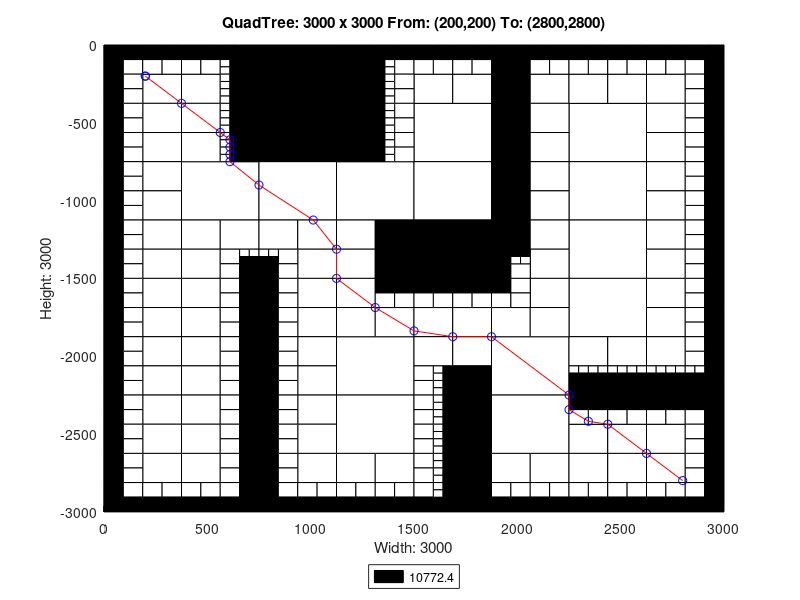

This figure's MATLAB source:
axis([0 3000 -3000 0]);
title('QuadTree: 3000 x 3000 From: (200,200) To: (2800,2800)');
xlabel('Width: 3000');
ylabel('Height: 3000');
rectangle('Position',[750 -375 375 375], 'FaceColor',[0 0 0]);
rectangle('Position',[750 -750 375 375], 'FaceColor',[0 0 0]);
rectangle('Position',[375 -1125 375 375], 'FaceColor',[1 1 1]);
rectangle('Position',[750 -1125 375 375], 'FaceColor',[1 1 1]);
rectangle('Position',[1125 -1125 375 375], 'FaceColor',[1 1 1]);
rectangle('Position',[1500 -750 375 375], 'FaceColor',[1 1 1]);
rectangle('Position',[2250 -750 375 375], 'FaceColor',[1 1 1]);
rectangle('Position',[1500 -1125 375 375], 'FaceColor',[1 1 1]);
rectangle('Position',[1500 -1500 375 375], 'FaceColor',[0 0 0]);
rectangle('Position',[2250 -1125 375 375], 'FaceColor',[1 1 1]);
rectangle('Position',[2250 -1500 375 375], 'FaceColor',[1 1 1]);
rectangle('Position',[1125 -2250 375 375], 'FaceColor',[1 1 1]);
rectangle('Position',[1125 -2625 375 375], 'FaceColor',[1 1 1]);
rectangle('Position',[1875 -2250 375 375], 'FaceColor',[1 1 1]);
rectangle('Position',[2250 -1875 375 375], 'FaceColor',[1 1 1]);
rectangle('Position',[1875 -2625 375 375], 'FaceColor',[1 1 1]);
rectangle('Position',[187.5 -375 187.5 187.5], 'FaceColor',[1 1 1]);
rectangle('Position',[375 -375 187.5 187.5], 'FaceColor',[1 1 1]);
rectangle('Position',[187.5 -562.5 187.5 187.5], 'FaceColor',[1 1 1]);
rectangle('Position',[187.5 -750 187.5 187.5], 'FaceColor',[1 1 1]);
rectangle('Position',[375 -562.5 187.5 187.5], 'FaceColor',[1 1 1]);
rectangle('Position',[375 -750 187.5 187.5], 'FaceColor',[1 1 1]);
rectangle('Position',[1125 -187.5 187.5 187.5], 'FaceColor',[0 0 0]);
rectangle('Position',[1125 -375 187.5 187.5], 'FaceColor',[0 0 0]);
rectangle('Position',[1125 -562.5 187.5 187.5], 'FaceColor',[0 0 0]);
rectangle('Position',[1125 -750 187.5 187.5], 'FaceColor',[0 0 0]);
rectangle('Position',[187.5 -937.5 187.5 187.5], 'FaceColor',[1 1 1]);
rectangle('Position',[187.5 -1125 187.5 187.5], 'FaceColor',[1 1 1]);
rectangle('Position',[187.5 -1312.5 187.5 187.5], 'FaceColor',[1 1 1]);
rectangle('Position',[187.5 -1500 187.5 187.5], 'FaceColor',[1 1 1]);
rectangle('Position',[375 -1312.5 187.5 187.5], 'FaceColor',[1 1 1]);
rectangle('Position',[562.5 -1312.5 187.5 187.5], 'FaceColor',[1 1 1]);
rectangle('Position',[375 -1500 187.5 187.5], 'FaceColor',[1 1 1]);
rectangle('Position',[750 -1312.5 187.5 187.5], 'FaceColor',[1 1 1]);
rectangle('Position',[937.5 -1312.5 187.5 187.5], 'FaceColor',[1 1 1]);
rectangle('Position',[937.5 -1500 187.5 187.5], 'FaceColor',[1 1 1]);
rectangle('Position',[1125 -1312.5 187.5 187.5], 'FaceColor',[1 1 1]);
rectangle('Position',[1312.5 -1312.5 187.5 187.5], 'FaceColor',[0 0 0]);
rectangle('Position',[1125 -1500 187.5 187.5], 'FaceColor',[1 1 1]);
rectangle('Position',[1312.5 -1500 187.5 187.5], 'FaceColor',[0 0 0]);
rectangle('Position',[1500 -375 187.5 187.5], 'FaceColor',[1 1 1]);
rectangle('Position',[1687.5 -375 187.5 187.5], 'FaceColor',[1 1 1]);
rectangle('Position',[1875 -187.5 187.5 187.5], 'FaceColor',[0 0 0]);
rectangle('Position',[1875 -375 187.5 187.5], 'FaceColor',[0 0 0]);
rectangle('Position',[2062.5 -375 187.5 187.5], 'FaceColor',[1 1 1]);
rectangle('Position',[1875 -562.5 187.5 187.5], 'FaceColor',[0 0 0]);
rectangle('Position',[2062.5 -562.5 187.5 187.5], 'FaceColor',[1 1 1]);
rectangle('Position',[1875 -750 187.5 187.5], 'FaceColor',[0 0 0]);
rectangle('Position',[2062.5 -750 187.5 187.5], 'FaceColor',[1 1 1]);
rectangle('Position',[2250 -375 187.5 187.5], 'FaceColor',[1 1 1]);
rectangle('Position',[2437.5 -375 187.5 187.5], 'FaceColor',[1 1 1]);
rectangle('Position',[2625 -375 187.5 187.5], 'FaceColor',[1 1 1]);
rectangle('Position',[2625 -562.5 187.5 187.5], 'FaceColor',[1 1 1]);
rectangle('Position',[2625 -750 187.5 187.5], 'FaceColor',[1 1 1]);
rectangle('Position',[1875 -937.5 187.5 187.5], 'FaceColor',[0 0 0]);
rectangle('Position',[2062.5 -937.5 187.5 187.5], 'FaceColor',[1 1 1]);
rectangle('Position',[1875 -1125 187.5 187.5], 'FaceColor',[0 0 0]);
rectangle('Position',[2062.5 -1125 187.5 187.5], 'FaceColor',[1 1 1]);
rectangle('Position',[1875 -1312.5 187.5 187.5], 'FaceColor',[0 0 0]);
rectangle('Position',[2062.5 -1312.5 187.5 187.5], 'FaceColor',[1 1 1]);
rectangle('Position',[2062.5 -1500 187.5 187.5], 'FaceColor',[1 1 1]);
rectangle('Position',[2625 -937.5 187.5 187.5], 'FaceColor',[1 1 1]);
rectangle('Position',[2625 -1125 187.5 187.5], 'FaceColor',[1 1 1]);
rectangle('Position',[2625 -1312.5 187.5 187.5], 'FaceColor',[1 1 1]);
rectangle('Position',[2625 -1500 187.5 187.5], 'FaceColor',[1 1 1]);
rectangle('Position',[187.5 -1687.5 187.5 187.5], 'FaceColor',[1 1 1]);
rectangle('Position',[187.5 -1875 187.5 187.5], 'FaceColor',[1 1 1]);
rectangle('Position',[375 -1687.5 187.5 187.5], 'FaceColor',[1 1 1]);
rectangle('Position',[375 -1875 187.5 187.5], 'FaceColor',[1 1 1]);
rectangle('Position',[187.5 -2062.5 187.5 187.5], 'FaceColor',[1 1 1]);
rectangle('Position',[187.5 -2250 187.5 187.5], 'FaceColor',[1 1 1]);
rectangle('Position',[375 -2062.5 187.5 187.5], 'FaceColor',[1 1 1]);
rectangle('Position',[375 -2250 187.5 187.5], 'FaceColor',[1 1 1]);
rectangle('Position',[937.5 -1687.5 187.5 187.5], 'FaceColor',[1 1 1]);
rectangle('Position',[937.5 -1875 187.5 187.5], 'FaceColor',[1 1 1]);
rectangle('Position',[1125 -1687.5 187.5 187.5], 'FaceColor',[1 1 1]);
rectangle('Position',[1125 -1875 187.5 187.5], 'FaceColor',[1 1 1]);
rectangle('Position',[1312.5 -1875 187.5 187.5], 'FaceColor',[1 1 1]);
rectangle('Position',[937.5 -2062.5 187.5 187.5], 'FaceColor',[1 1 1]);
rectangle('Position',[937.5 -2250 187.5 187.5], 'FaceColor',[1 1 1]);
rectangle('Position',[187.5 -2437.5 187.5 187.5], 'FaceColor',[1 1 1]);
rectangle('Position',[187.5 -2625 187.5 187.5], 'FaceColor',[1 1 1]);
rectangle('Position',[375 -2437.5 187.5 187.5], 'FaceColor',[1 1 1]);
rectangle('Position',[375 -2625 187.5 187.5], 'FaceColor',[1 1 1]);
rectangle('Position',[187.5 -2812.5 187.5 187.5], 'FaceColor',[1 1 1]);
rectangle('Position',[375 -2812.5 187.5 187.5], 'FaceColor',[1 1 1]);
rectangle('Position',[937.5 -2437.5 187.5 187.5], 'FaceColor',[1 1 1]);
rectangle('Position',[937.5 -2625 187.5 187.5], 'FaceColor',[1 1 1]);
rectangle('Position',[937.5 -2812.5 187.5 187.5], 'FaceColor',[1 1 1]);
rectangle('Position',[1125 -2812.5 187.5 187.5], 'FaceColor',[1 1 1]);
rectangle('Position',[1312.5 -2812.5 187.5 187.5], 'FaceColor',[1 1 1]);
rectangle('Position',[1500 -1875 187.5 187.5], 'FaceColor',[1 1 1]);
rectangle('Position',[1687.5 -1875 187.5 187.5], 'FaceColor',[1 1 1]);
rectangle('Position',[2062.5 -1687.5 187.5 187.5], 'FaceColor',[1 1 1]);
rectangle('Position',[1875 -1875 187.5 187.5], 'FaceColor',[1 1 1]);
rectangle('Position',[2062.5 -1875 187.5 187.5], 'FaceColor',[1 1 1]);
rectangle('Position',[1500 -2062.5 187.5 187.5], 'FaceColor',[1 1 1]);
rectangle('Position',[1687.5 -2062.5 187.5 187.5], 'FaceColor',[1 1 1]);
rectangle('Position',[1687.5 -2250 187.5 187.5], 'FaceColor',[0 0 0]);
rectangle('Position',[2625 -1687.5 187.5 187.5], 'FaceColor',[1 1 1]);
rectangle('Position',[2625 -1875 187.5 187.5], 'FaceColor',[1 1 1]);
rectangle('Position',[2250 -2062.5 187.5 187.5], 'FaceColor',[1 1 1]);
rectangle('Position',[2437.5 -2062.5 187.5 187.5], 'FaceColor',[1 1 1]);
rectangle('Position',[2625 -2062.5 187.5 187.5], 'FaceColor',[1 1 1]);
rectangle('Position',[1687.5 -2437.5 187.5 187.5], 'FaceColor',[0 0 0]);
rectangle('Position',[1687.5 -2625 187.5 187.5], 'FaceColor',[0 0 0]);
rectangle('Position',[1687.5 -2812.5 187.5 187.5], 'FaceColor',[0 0 0]);
rectangle('Position',[1687.5 -3000 187.5 187.5], 'FaceColor',[0 0 0]);
rectangle('Position',[1875 -2812.5 187.5 187.5], 'FaceColor',[1 1 1]);
rectangle('Position',[2062.5 -2812.5 187.5 187.5], 'FaceColor',[1 1 1]);
rectangle('Position',[2250 -2625 187.5 187.5], 'FaceColor',[1 1 1]);
rectangle('Position',[2437.5 -2625 187.5 187.5], 'FaceColor',[1 1 1]);
rectangle('Position',[2625 -2625 187.5 187.5], 'FaceColor',[1 1 1]);
rectangle('Position',[2250 -2812.5 187.5 187.5], 'FaceColor',[1 1 1]);
rectangle('Position',[2437.5 -2812.5 187.5 187.5], 'FaceColor',[1 1 1]);
rectangle('Position',[2625 -2812.5 187.5 187.5], 'FaceColor',[1 1 1]);
rectangle('Position',[0 -93.75 93.75 93.75], 'FaceColor',[0 0 0]);
rectangle('Position',[93.75 -93.75 93.75 93.75], 'FaceColor',[0 0 0]);
rectangle('Position',[0 -187.5 93.75 93.75], 'FaceColor',[0 0 0]);
rectangle('Position',[93.75 -187.5 93.75 93.75], 'FaceColor',[1 1 1]);
rectangle('Position',[187.5 -93.75 93.75 93.75], 'FaceColor',[0 0 0]);
rectangle('Position',[281.25 -93.75 93.75 93.75], 'FaceColor',[0 0 0]);
rectangle('Position',[187.5 -187.5 93.75 93.75], 'FaceColor',[1 1 1]);
rectangle('Position',[281.25 -187.5 93.75 93.75], 'FaceColor',[1 1 1]);
rectangle('Position',[0 -281.25 93.75 93.75], 'FaceColor',[0 0 0]);
rectangle('Position',[93.75 -281.25 93.75 93.75], 'FaceColor',[1 1 1]);
rectangle('Position',[0 -375 93.75 93.75], 'FaceColor',[0 0 0]);
rectangle('Position',[93.75 -375 93.75 93.75], 'FaceColor',[1 1 1]);
rectangle('Position',[375 -93.75 93.75 93.75], 'FaceColor',[0 0 0]);
rectangle('Position',[468.75 -93.75 93.75 93.75], 'FaceColor',[0 0 0]);
rectangle('Position',[375 -187.5 93.75 93.75], 'FaceColor',[1 1 1]);
rectangle('Position',[468.75 -187.5 93.75 93.75], 'FaceColor',[1 1 1]);
rectangle('Position',[562.5 -93.75 93.75 93.75], 'FaceColor',[0 0 0]);
rectangle('Position',[656.25 -93.75 93.75 93.75], 'FaceColor',[0 0 0]);
rectangle('Position',[656.25 -187.5 93.75 93.75], 'FaceColor',[0 0 0]);
rectangle('Position',[656.25 -281.25 93.75 93.75], 'FaceColor',[0 0 0]);
rectangle('Position',[656.25 -375 93.75 93.75], 'FaceColor',[0 0 0]);
rectangle('Position',[0 -468.75 93.75 93.75], 'FaceColor',[0 0 0]);
rectangle('Position',[93.75 -468.75 93.75 93.75], 'FaceColor',[1 1 1]);
rectangle('Position',[0 -562.5 93.75 93.75], 'FaceColor',[0 0 0]);
rectangle('Position',[93.75 -562.5 93.75 93.75], 'FaceColor',[1 1 1]);
rectangle('Position',[0 -656.25 93.75 93.75], 'FaceColor',[0 0 0]);
rectangle('Position',[93.75 -656.25 93.75 93.75], 'FaceColor',[1 1 1]);
rectangle('Position',[0 -750 93.75 93.75], 'FaceColor',[0 0 0]);
rectangle('Position',[93.75 -750 93.75 93.75], 'FaceColor',[1 1 1]);
rectangle('Position',[656.25 -468.75 93.75 93.75], 'FaceColor',[0 0 0]);
rectangle('Position',[656.25 -562.5 93.75 93.75], 'FaceColor',[0 0 0]);
rectangle('Position',[656.25 -656.25 93.75 93.75], 'FaceColor',[0 0 0]);
rectangle('Position',[656.25 -750 93.75 93.75], 'FaceColor',[0 0 0]);
rectangle('Position',[1312.5 -93.75 93.75 93.75], 'FaceColor',[0 0 0]);
rectangle('Position',[1406.25 -93.75 93.75 93.75], 'FaceColor',[0 0 0]);
rectangle('Position',[1406.25 -187.5 93.75 93.75], 'FaceColor',[1 1 1]);
rectangle('Position',[1406.25 -281.25 93.75 93.75], 'FaceColor',[1 1 1]);
rectangle('Position',[1406.25 -375 93.75 93.75], 'FaceColor',[1 1 1]);
rectangle('Position',[1406.25 -468.75 93.75 93.75], 'FaceColor',[1 1 1]);
rectangle('Position',[1406.25 -562.5 93.75 93.75], 'FaceColor',[1 1 1]);
rectangle('Position',[1406.25 -656.25 93.75 93.75], 'FaceColor',[1 1 1]);
rectangle('Position',[1406.25 -750 93.75 93.75], 'FaceColor',[1 1 1]);
rectangle('Position',[0 -843.75 93.75 93.75], 'FaceColor',[0 0 0]);
rectangle('Position',[93.75 -843.75 93.75 93.75], 'FaceColor',[1 1 1]);
rectangle('Position',[0 -937.5 93.75 93.75], 'FaceColor',[0 0 0]);
rectangle('Position',[93.75 -937.5 93.75 93.75], 'FaceColor',[1 1 1]);
rectangle('Position',[0 -1031.25 93.75 93.75], 'FaceColor',[0 0 0]);
rectangle('Position',[93.75 -1031.25 93.75 93.75], 'FaceColor',[1 1 1]);
rectangle('Position',[0 -1125 93.75 93.75], 'FaceColor',[0 0 0]);
rectangle('Position',[93.75 -1125 93.75 93.75], 'FaceColor',[1 1 1]);
rectangle('Position',[0 -1218.75 93.75 93.75], 'FaceColor',[0 0 0]);
rectangle('Position',[93.75 -1218.75 93.75 93.75], 'FaceColor',[1 1 1]);
rectangle('Position',[0 -1312.5 93.75 93.75], 'FaceColor',[0 0 0]);
rectangle('Position',[93.75 -1312.5 93.75 93.75], 'FaceColor',[1 1 1]);
rectangle('Position',[0 -1406.25 93.75 93.75], 'FaceColor',[0 0 0]);
rectangle('Position',[93.75 -1406.25 93.75 93.75], 'FaceColor',[1 1 1]);
rectangle('Position',[0 -1500 93.75 93.75], 'FaceColor',[0 0 0]);
rectangle('Position',[93.75 -1500 93.75 93.75], 'FaceColor',[1 1 1]);
rectangle('Position',[562.5 -1406.25 93.75 93.75], 'FaceColor',[1 1 1]);
rectangle('Position',[562.5 -1500 93.75 93.75], 'FaceColor',[1 1 1]);
rectangle('Position',[656.25 -1500 93.75 93.75], 'FaceColor',[0 0 0]);
rectangle('Position',[843.75 -1406.25 93.75 93.75], 'FaceColor',[1 1 1]);
rectangle('Position',[750 -1500 93.75 93.75], 'FaceColor',[0 0 0]);
rectangle('Position',[843.75 -1500 93.75 93.75], 'FaceColor',[1 1 1]);
rectangle('Position',[1500 -93.75 93.75 93.75], 'FaceColor',[0 0 0]);
rectangle('Position',[1593.75 -93.75 93.75 93.75], 'FaceColor',[0 0 0]);
rectangle('Position',[1500 -187.5 93.75 93.75], 'FaceColor',[1 1 1]);
rectangle('Position',[1593.75 -187.5 93.75 93.75], 'FaceColor',[1 1 1]);
rectangle('Position',[1687.5 -93.75 93.75 93.75], 'FaceColor',[0 0 0]);
rectangle('Position',[1781.25 -93.75 93.75 93.75], 'FaceColor',[0 0 0]);
rectangle('Position',[1687.5 -187.5 93.75 93.75], 'FaceColor',[1 1 1]);
rectangle('Position',[1781.25 -187.5 93.75 93.75], 'FaceColor',[1 1 1]);
rectangle('Position',[2062.5 -93.75 93.75 93.75], 'FaceColor',[0 0 0]);
rectangle('Position',[2156.25 -93.75 93.75 93.75], 'FaceColor',[0 0 0]);
rectangle('Position',[2062.5 -187.5 93.75 93.75], 'FaceColor',[1 1 1]);
rectangle('Position',[2156.25 -187.5 93.75 93.75], 'FaceColor',[1 1 1]);
rectangle('Position',[2250 -93.75 93.75 93.75], 'FaceColor',[0 0 0]);
rectangle('Position',[2343.75 -93.75 93.75 93.75], 'FaceColor',[0 0 0]);
rectangle('Position',[2250 -187.5 93.75 93.75], 'FaceColor',[1 1 1]);
rectangle('Position',[2343.75 -187.5 93.75 93.75], 'FaceColor',[1 1 1]);
rectangle('Position',[2437.5 -93.75 93.75 93.75], 'FaceColor',[0 0 0]);
rectangle('Position',[2531.25 -93.75 93.75 93.75], 'FaceColor',[0 0 0]);
rectangle('Position',[2437.5 -187.5 93.75 93.75], 'FaceColor',[1 1 1]);
rectangle('Position',[2531.25 -187.5 93.75 93.75], 'FaceColor',[1 1 1]);
rectangle('Position',[2625 -93.75 93.75 93.75], 'FaceColor',[0 0 0]);
rectangle('Position',[2718.75 -93.75 93.75 93.75], 'FaceColor',[0 0 0]);
rectangle('Position',[2625 -187.5 93.75 93.75], 'FaceColor',[1 1 1]);
rectangle('Position',[2718.75 -187.5 93.75 93.75], 'FaceColor',[1 1 1]);
rectangle('Position',[2812.5 -93.75 93.75 93.75], 'FaceColor',[0 0 0]);
rectangle('Position',[2906.25 -93.75 93.75 93.75], 'FaceColor',[0 0 0]);
rectangle('Position',[2812.5 -187.5 93.75 93.75], 'FaceColor',[1 1 1]);
rectangle('Position',[2906.25 -187.5 93.75 93.75], 'FaceColor',[0 0 0]);
rectangle('Position',[2812.5 -281.25 93.75 93.75], 'FaceColor',[1 1 1]);
rectangle('Position',[2906.25 -281.25 93.75 93.75], 'FaceColor',[0 0 0]);
rectangle('Position',[2812.5 -375 93.75 93.75], 'FaceColor',[1 1 1]);
rectangle('Position',[2906.25 -375 93.75 93.75], 'FaceColor',[0 0 0]);
rectangle('Position',[2812.5 -468.75 93.75 93.75], 'FaceColor',[1 1 1]);
rectangle('Position',[2906.25 -468.75 93.75 93.75], 'FaceColor',[0 0 0]);
rectangle('Position',[2812.5 -562.5 93.75 93.75], 'FaceColor',[1 1 1]);
rectangle('Position',[2906.25 -562.5 93.75 93.75], 'FaceColor',[0 0 0]);
rectangle('Position',[2812.5 -656.25 93.75 93.75], 'FaceColor',[1 1 1]);
rectangle('Position',[2906.25 -656.25 93.75 93.75], 'FaceColor',[0 0 0]);
rectangle('Position',[2812.5 -750 93.75 93.75], 'FaceColor',[1 1 1]);
rectangle('Position',[2906.25 -750 93.75 93.75], 'FaceColor',[0 0 0]);
rectangle('Position',[1875 -1406.25 93.75 93.75], 'FaceColor',[0 0 0]);
rectangle('Position',[1875 -1500 93.75 93.75], 'FaceColor',[0 0 0]);
rectangle('Position',[1968.75 -1500 93.75 93.75], 'FaceColor',[1 1 1]);
rectangle('Position',[2812.5 -843.75 93.75 93.75], 'FaceColor',[1 1 1]);
rectangle('Position',[2906.25 -843.75 93.75 93.75], 'FaceColor',[0 0 0]);
rectangle('Position',[2812.5 -937.5 93.75 93.75], 'FaceColor',[1 1 1]);
rectangle('Position',[2906.25 -937.5 93.75 93.75], 'FaceColor',[0 0 0]);
rectangle('Position',[2812.5 -1031.25 93.75 93.75], 'FaceColor',[1 1 1]);
rectangle('Position',[2906.25 -1031.25 93.75 93.75], 'FaceColor',[0 0 0]);
rectangle('Position',[2812.5 -1125 93.75 93.75], 'FaceColor',[1 1 1]);
rectangle('Position',[2906.25 -1125 93.75 93.75], 'FaceColor',[0 0 0]);
rectangle('Position',[2812.5 -1218.75 93.75 93.75], 'FaceColor',[1 1 1]);
rectangle('Position',[2906.25 -1218.75 93.75 93.75], 'FaceColor',[0 0 0]);
rectangle('Position',[2812.5 -1312.5 93.75 93.75], 'FaceColor',[1 1 1]);
rectangle('Position',[2906.25 -1312.5 93.75 93.75], 'FaceColor',[0 0 0]);
rectangle('Position',[2812.5 -1406.25 93.75 93.75], 'FaceColor',[1 1 1]);
rectangle('Position',[2906.25 -1406.25 93.75 93.75], 'FaceColor',[0 0 0]);
rectangle('Position',[2812.5 -1500 93.75 93.75], 'FaceColor',[1 1 1]);
rectangle('Position',[2906.25 -1500 93.75 93.75], 'FaceColor',[0 0 0]);
rectangle('Position',[0 -1593.75 93.75 93.75], 'FaceColor',[0 0 0]);
rectangle('Position',[93.75 -1593.75 93.75 93.75], 'FaceColor',[1 1 1]);
rectangle('Position',[0 -1687.5 93.75 93.75], 'FaceColor',[0 0 0]);
rectangle('Position',[93.75 -1687.5 93.75 93.75], 'FaceColor',[1 1 1]);
rectangle('Position',[0 -1781.25 93.75 93.75], 'FaceColor',[0 0 0]);
rectangle('Position',[93.75 -1781.25 93.75 93.75], 'FaceColor',[1 1 1]);
rectangle('Position',[0 -1875 93.75 93.75], 'FaceColor',[0 0 0]);
rectangle('Position',[93.75 -1875 93.75 93.75], 'FaceColor',[1 1 1]);
rectangle('Position',[562.5 -1593.75 93.75 93.75], 'FaceColor',[1 1 1]);
rectangle('Position',[656.25 -1593.75 93.75 93.75], 'FaceColor',[0 0 0]);
rectangle('Position',[562.5 -1687.5 93.75 93.75], 'FaceColor',[1 1 1]);
rectangle('Position',[656.25 -1687.5 93.75 93.75], 'FaceColor',[0 0 0]);
rectangle('Position',[562.5 -1781.25 93.75 93.75], 'FaceColor',[1 1 1]);
rectangle('Position',[656.25 -1781.25 93.75 93.75], 'FaceColor',[0 0 0]);
rectangle('Position',[562.5 -1875 93.75 93.75], 'FaceColor',[1 1 1]);
rectangle('Position',[656.25 -1875 93.75 93.75], 'FaceColor',[0 0 0]);
rectangle('Position',[0 -1968.75 93.75 93.75], 'FaceColor',[0 0 0]);
rectangle('Position',[93.75 -1968.75 93.75 93.75], 'FaceColor',[1 1 1]);
rectangle('Position',[0 -2062.5 93.75 93.75], 'FaceColor',[0 0 0]);
rectangle('Position',[93.75 -2062.5 93.75 93.75], 'FaceColor',[1 1 1]);
rectangle('Position',[0 -2156.25 93.75 93.75], 'FaceColor',[0 0 0]);
rectangle('Position',[93.75 -2156.25 93.75 93.75], 'FaceColor',[1 1 1]);
rectangle('Position',[0 -2250 93.75 93.75], 'FaceColor',[0 0 0]);
rectangle('Position',[93.75 -2250 93.75 93.75], 'FaceColor',[1 1 1]);
rectangle('Position',[562.5 -1968.75 93.75 93.75], 'FaceColor',[1 1 1]);
rectangle('Position',[656.25 -1968.75 93.75 93.75], 'FaceColor',[0 0 0]);
rectangle('Position',[562.5 -2062.5 93.75 93.75], 'FaceColor',[1 1 1]);
rectangle('Position',[656.25 -2062.5 93.75 93.75], 'FaceColor',[0 0 0]);
rectangle('Position',[562.5 -2156.25 93.75 93.75], 'FaceColor',[1 1 1]);
rectangle('Position',[656.25 -2156.25 93.75 93.75], 'FaceColor',[0 0 0]);
rectangle('Position',[562.5 -2250 93.75 93.75], 'FaceColor',[1 1 1]);
rectangle('Position',[656.25 -2250 93.75 93.75], 'FaceColor',[0 0 0]);
rectangle('Position',[750 -1593.75 93.75 93.75], 'FaceColor',[0 0 0]);
rectangle('Position',[843.75 -1593.75 93.75 93.75], 'FaceColor',[1 1 1]);
rectangle('Position',[750 -1687.5 93.75 93.75], 'FaceColor',[0 0 0]);
rectangle('Position',[843.75 -1687.5 93.75 93.75], 'FaceColor',[1 1 1]);
rectangle('Position',[750 -1781.25 93.75 93.75], 'FaceColor',[0 0 0]);
rectangle('Position',[843.75 -1781.25 93.75 93.75], 'FaceColor',[1 1 1]);
rectangle('Position',[750 -1875 93.75 93.75], 'FaceColor',[0 0 0]);
rectangle('Position',[843.75 -1875 93.75 93.75], 'FaceColor',[1 1 1]);
rectangle('Position',[1312.5 -1593.75 93.75 93.75], 'FaceColor',[0 0 0]);
rectangle('Position',[1406.25 -1593.75 93.75 93.75], 'FaceColor',[0 0 0]);
rectangle('Position',[1312.5 -1687.5 93.75 93.75], 'FaceColor',[1 1 1]);
rectangle('Position',[1406.25 -1687.5 93.75 93.75], 'FaceColor',[1 1 1]);
rectangle('Position',[750 -1968.75 93.75 93.75], 'FaceColor',[0 0 0]);
rectangle('Position',[843.75 -1968.75 93.75 93.75], 'FaceColor',[1 1 1]);
rectangle('Position',[750 -2062.5 93.75 93.75], 'FaceColor',[0 0 0]);
rectangle('Position',[843.75 -2062.5 93.75 93.75], 'FaceColor',[1 1 1]);
rectangle('Position',[750 -2156.25 93.75 93.75], 'FaceColor',[0 0 0]);
rectangle('Position',[843.75 -2156.25 93.75 93.75], 'FaceColor',[1 1 1]);
rectangle('Position',[750 -2250 93.75 93.75], 'FaceColor',[0 0 0]);
rectangle('Position',[843.75 -2250 93.75 93.75], 'FaceColor',[1 1 1]);
rectangle('Position',[0 -2343.75 93.75 93.75], 'FaceColor',[0 0 0]);
rectangle('Position',[93.75 -2343.75 93.75 93.75], 'FaceColor',[1 1 1]);
rectangle('Position',[0 -2437.5 93.75 93.75], 'FaceColor',[0 0 0]);
rectangle('Position',[93.75 -2437.5 93.75 93.75], 'FaceColor',[1 1 1]);
rectangle('Position',[0 -2531.25 93.75 93.75], 'FaceColor',[0 0 0]);
rectangle('Position',[93.75 -2531.25 93.75 93.75], 'FaceColor',[1 1 1]);
rectangle('Position',[0 -2625 93.75 93.75], 'FaceColor',[0 0 0]);
rectangle('Position',[93.75 -2625 93.75 93.75], 'FaceColor',[1 1 1]);
rectangle('Position',[562.5 -2343.75 93.75 93.75], 'FaceColor',[1 1 1]);
rectangle('Position',[656.25 -2343.75 93.75 93.75], 'FaceColor',[0 0 0]);
rectangle('Position',[562.5 -2437.5 93.75 93.75], 'FaceColor',[1 1 1]);
rectangle('Position',[656.25 -2437.5 93.75 93.75], 'FaceColor',[0 0 0]);
rectangle('Position',[562.5 -2531.25 93.75 93.75], 'FaceColor',[1 1 1]);
rectangle('Position',[656.25 -2531.25 93.75 93.75], 'FaceColor',[0 0 0]);
rectangle('Position',[562.5 -2625 93.75 93.75], 'FaceColor',[1 1 1]);
rectangle('Position',[656.25 -2625 93.75 93.75], 'FaceColor',[0 0 0]);
rectangle('Position',[0 -2718.75 93.75 93.75], 'FaceColor',[0 0 0]);
rectangle('Position',[93.75 -2718.75 93.75 93.75], 'FaceColor',[1 1 1]);
rectangle('Position',[0 -2812.5 93.75 93.75], 'FaceColor',[0 0 0]);
rectangle('Position',[93.75 -2812.5 93.75 93.75], 'FaceColor',[1 1 1]);
rectangle('Position',[0 -2906.25 93.75 93.75], 'FaceColor',[0 0 0]);
rectangle('Position',[93.75 -2906.25 93.75 93.75], 'FaceColor',[1 1 1]);
rectangle('Position',[0 -3000 93.75 93.75], 'FaceColor',[0 0 0]);
rectangle('Position',[93.75 -3000 93.75 93.75], 'FaceColor',[0 0 0]);
rectangle('Position',[187.5 -2906.25 93.75 93.75], 'FaceColor',[1 1 1]);
rectangle('Position',[281.25 -2906.25 93.75 93.75], 'FaceColor',[1 1 1]);
rectangle('Position',[187.5 -3000 93.75 93.75], 'FaceColor',[0 0 0]);
rectangle('Position',[281.25 -3000 93.75 93.75], 'FaceColor',[0 0 0]);
rectangle('Position',[562.5 -2718.75 93.75 93.75], 'FaceColor',[1 1 1]);
rectangle('Position',[656.25 -2718.75 93.75 93.75], 'FaceColor',[0 0 0]);
rectangle('Position',[562.5 -2812.5 93.75 93.75], 'FaceColor',[1 1 1]);
rectangle('Position',[656.25 -2812.5 93.75 93.75], 'FaceColor',[0 0 0]);
rectangle('Position',[375 -2906.25 93.75 93.75], 'FaceColor',[1 1 1]);
rectangle('Position',[468.75 -2906.25 93.75 93.75], 'FaceColor',[1 1 1]);
rectangle('Position',[375 -3000 93.75 93.75], 'FaceColor',[0 0 0]);
rectangle('Position',[468.75 -3000 93.75 93.75], 'FaceColor',[0 0 0]);
rectangle('Position',[562.5 -2906.25 93.75 93.75], 'FaceColor',[1 1 1]);
rectangle('Position',[656.25 -2906.25 93.75 93.75], 'FaceColor',[0 0 0]);
rectangle('Position',[562.5 -3000 93.75 93.75], 'FaceColor',[0 0 0]);
rectangle('Position',[656.25 -3000 93.75 93.75], 'FaceColor',[0 0 0]);
rectangle('Position',[750 -2343.75 93.75 93.75], 'FaceColor',[0 0 0]);
rectangle('Position',[843.75 -2343.75 93.75 93.75], 'FaceColor',[1 1 1]);
rectangle('Position',[750 -2437.5 93.75 93.75], 'FaceColor',[0 0 0]);
rectangle('Position',[843.75 -2437.5 93.75 93.75], 'FaceColor',[1 1 1]);
rectangle('Position',[750 -2531.25 93.75 93.75], 'FaceColor',[0 0 0]);
rectangle('Position',[843.75 -2531.25 93.75 93.75], 'FaceColor',[1 1 1]);
rectangle('Position',[750 -2625 93.75 93.75], 'FaceColor',[0 0 0]);
rectangle('Position',[843.75 -2625 93.75 93.75], 'FaceColor',[1 1 1]);
rectangle('Position',[750 -2718.75 93.75 93.75], 'FaceColor',[0 0 0]);
rectangle('Position',[843.75 -2718.75 93.75 93.75], 'FaceColor',[1 1 1]);
rectangle('Position',[750 -2812.5 93.75 93.75], 'FaceColor',[0 0 0]);
rectangle('Position',[843.75 -2812.5 93.75 93.75], 'FaceColor',[1 1 1]);
rectangle('Position',[750 -2906.25 93.75 93.75], 'FaceColor',[0 0 0]);
rectangle('Position',[843.75 -2906.25 93.75 93.75], 'FaceColor',[1 1 1]);
rectangle('Position',[750 -3000 93.75 93.75], 'FaceColor',[0 0 0]);
rectangle('Position',[843.75 -3000 93.75 93.75], 'FaceColor',[0 0 0]);
rectangle('Position',[937.5 -2906.25 93.75 93.75], 'FaceColor',[1 1 1]);
rectangle('Position',[1031.25 -2906.25 93.75 93.75], 'FaceColor',[1 1 1]);
rectangle('Position',[937.5 -3000 93.75 93.75], 'FaceColor',[0 0 0]);
rectangle('Position',[1031.25 -3000 93.75 93.75], 'FaceColor',[0 0 0]);
rectangle('Position',[1125 -2906.25 93.75 93.75], 'FaceColor',[1 1 1]);
rectangle('Position',[1218.75 -2906.25 93.75 93.75], 'FaceColor',[1 1 1]);
rectangle('Position',[1125 -3000 93.75 93.75], 'FaceColor',[0 0 0]);
rectangle('Position',[1218.75 -3000 93.75 93.75], 'FaceColor',[0 0 0]);
rectangle('Position',[1312.5 -2906.25 93.75 93.75], 'FaceColor',[1 1 1]);
rectangle('Position',[1406.25 -2906.25 93.75 93.75], 'FaceColor',[1 1 1]);
rectangle('Position',[1312.5 -3000 93.75 93.75], 'FaceColor',[0 0 0]);
rectangle('Position',[1406.25 -3000 93.75 93.75], 'FaceColor',[0 0 0]);
rectangle('Position',[1500 -1593.75 93.75 93.75], 'FaceColor',[0 0 0]);
rectangle('Position',[1593.75 -1593.75 93.75 93.75], 'FaceColor',[0 0 0]);
rectangle('Position',[1500 -1687.5 93.75 93.75], 'FaceColor',[1 1 1]);
rectangle('Position',[1593.75 -1687.5 93.75 93.75], 'FaceColor',[1 1 1]);
rectangle('Position',[1687.5 -1593.75 93.75 93.75], 'FaceColor',[0 0 0]);
rectangle('Position',[1781.25 -1593.75 93.75 93.75], 'FaceColor',[0 0 0]);
rectangle('Position',[1687.5 -1687.5 93.75 93.75], 'FaceColor',[1 1 1]);
rectangle('Position',[1781.25 -1687.5 93.75 93.75], 'FaceColor',[1 1 1]);
rectangle('Position',[1875 -1593.75 93.75 93.75], 'FaceColor',[0 0 0]);
rectangle('Position',[1968.75 -1593.75 93.75 93.75], 'FaceColor',[1 1 1]);
rectangle('Position',[1875 -1687.5 93.75 93.75], 'FaceColor',[1 1 1]);
rectangle('Position',[1968.75 -1687.5 93.75 93.75], 'FaceColor',[1 1 1]);
rectangle('Position',[1500 -2156.25 93.75 93.75], 'FaceColor',[1 1 1]);
rectangle('Position',[1500 -2250 93.75 93.75], 'FaceColor',[1 1 1]);
rectangle('Position',[2812.5 -1593.75 93.75 93.75], 'FaceColor',[1 1 1]);
rectangle('Position',[2906.25 -1593.75 93.75 93.75], 'FaceColor',[0 0 0]);
rectangle('Position',[2812.5 -1687.5 93.75 93.75], 'FaceColor',[1 1 1]);
rectangle('Position',[2906.25 -1687.5 93.75 93.75], 'FaceColor',[0 0 0]);
rectangle('Position',[2812.5 -1781.25 93.75 93.75], 'FaceColor',[1 1 1]);
rectangle('Position',[2906.25 -1781.25 93.75 93.75], 'FaceColor',[0 0 0]);
rectangle('Position',[2812.5 -1875 93.75 93.75], 'FaceColor',[1 1 1]);
rectangle('Position',[2906.25 -1875 93.75 93.75], 'FaceColor',[0 0 0]);
rectangle('Position',[2250 -2250 93.75 93.75], 'FaceColor',[0 0 0]);
rectangle('Position',[2343.75 -2250 93.75 93.75], 'FaceColor',[0 0 0]);
rectangle('Position',[2437.5 -2250 93.75 93.75], 'FaceColor',[0 0 0]);
rectangle('Position',[2531.25 -2250 93.75 93.75], 'FaceColor',[0 0 0]);
rectangle('Position',[2812.5 -1968.75 93.75 93.75], 'FaceColor',[1 1 1]);
rectangle('Position',[2906.25 -1968.75 93.75 93.75], 'FaceColor',[0 0 0]);
rectangle('Position',[2812.5 -2062.5 93.75 93.75], 'FaceColor',[1 1 1]);
rectangle('Position',[2906.25 -2062.5 93.75 93.75], 'FaceColor',[0 0 0]);
rectangle('Position',[2625 -2250 93.75 93.75], 'FaceColor',[0 0 0]);
rectangle('Position',[2718.75 -2250 93.75 93.75], 'FaceColor',[0 0 0]);
rectangle('Position',[2906.25 -2156.25 93.75 93.75], 'FaceColor',[0 0 0]);
rectangle('Position',[2812.5 -2250 93.75 93.75], 'FaceColor',[0 0 0]);
rectangle('Position',[2906.25 -2250 93.75 93.75], 'FaceColor',[0 0 0]);
rectangle('Position',[1500 -2343.75 93.75 93.75], 'FaceColor',[1 1 1]);
rectangle('Position',[1500 -2437.5 93.75 93.75], 'FaceColor',[1 1 1]);
rectangle('Position',[1500 -2531.25 93.75 93.75], 'FaceColor',[1 1 1]);
rectangle('Position',[1500 -2625 93.75 93.75], 'FaceColor',[1 1 1]);
rectangle('Position',[1500 -2718.75 93.75 93.75], 'FaceColor',[1 1 1]);
rectangle('Position',[1500 -2812.5 93.75 93.75], 'FaceColor',[1 1 1]);
rectangle('Position',[1500 -2906.25 93.75 93.75], 'FaceColor',[1 1 1]);
rectangle('Position',[1500 -3000 93.75 93.75], 'FaceColor',[0 0 0]);
rectangle('Position',[1593.75 -3000 93.75 93.75], 'FaceColor',[0 0 0]);
rectangle('Position',[1875 -2906.25 93.75 93.75], 'FaceColor',[1 1 1]);
rectangle('Position',[1968.75 -2906.25 93.75 93.75], 'FaceColor',[1 1 1]);
rectangle('Position',[1875 -3000 93.75 93.75], 'FaceColor',[0 0 0]);
rectangle('Position',[1968.75 -3000 93.75 93.75], 'FaceColor',[0 0 0]);
rectangle('Position',[2062.5 -2906.25 93.75 93.75], 'FaceColor',[1 1 1]);
rectangle('Position',[2156.25 -2906.25 93.75 93.75], 'FaceColor',[1 1 1]);
rectangle('Position',[2062.5 -3000 93.75 93.75], 'FaceColor',[0 0 0]);
rectangle('Position',[2156.25 -3000 93.75 93.75], 'FaceColor',[0 0 0]);
rectangle('Position',[2250 -2343.75 93.75 93.75], 'FaceColor',[0 0 0]);
rectangle('Position',[2343.75 -2343.75 93.75 93.75], 'FaceColor',[0 0 0]);
rectangle('Position',[2250 -2437.5 93.75 93.75], 'FaceColor',[1 1 1]);
rectangle('Position',[2343.75 -2437.5 93.75 93.75], 'FaceColor',[1 1 1]);
rectangle('Position',[2437.5 -2343.75 93.75 93.75], 'FaceColor',[0 0 0]);
rectangle('Position',[2531.25 -2343.75 93.75 93.75], 'FaceColor',[0 0 0]);
rectangle('Position',[2437.5 -2437.5 93.75 93.75], 'FaceColor',[1 1 1]);
rectangle('Position',[2531.25 -2437.5 93.75 93.75], 'FaceColor',[1 1 1]);
rectangle('Position',[2625 -2343.75 93.75 93.75], 'FaceColor',[0 0 0]);
rectangle('Position',[2718.75 -2343.75 93.75 93.75], 'FaceColor',[0 0 0]);
rectangle('Position',[2625 -2437.5 93.75 93.75], 'FaceColor',[1 1 1]);
rectangle('Position',[2718.75 -2437.5 93.75 93.75], 'FaceColor',[1 1 1]);
rectangle('Position',[2812.5 -2343.75 93.75 93.75], 'FaceColor',[0 0 0]);
rectangle('Position',[2906.25 -2343.75 93.75 93.75], 'FaceColor',[0 0 0]);
rectangle('Position',[2812.5 -2437.5 93.75 93.75], 'FaceColor',[1 1 1]);
rectangle('Position',[2906.25 -2437.5 93.75 93.75], 'FaceColor',[0 0 0]);
rectangle('Position',[2812.5 -2531.25 93.75 93.75], 'FaceColor',[1 1 1]);
rectangle('Position',[2906.25 -2531.25 93.75 93.75], 'FaceColor',[0 0 0]);
rectangle('Position',[2812.5 -2625 93.75 93.75], 'FaceColor',[1 1 1]);
rectangle('Position',[2906.25 -2625 93.75 93.75], 'FaceColor',[0 0 0]);
rectangle('Position',[2250 -2906.25 93.75 93.75], 'FaceColor',[1 1 1]);
rectangle('Position',[2343.75 -2906.25 93.75 93.75], 'FaceColor',[1 1 1]);
rectangle('Position',[2250 -3000 93.75 93.75], 'FaceColor',[0 0 0]);
rectangle('Position',[2343.75 -3000 93.75 93.75], 'FaceColor',[0 0 0]);
rectangle('Position',[2437.5 -2906.25 93.75 93.75], 'FaceColor',[1 1 1]);
rectangle('Position',[2531.25 -2906.25 93.75 93.75], 'FaceColor',[1 1 1]);
rectangle('Position',[2437.5 -3000 93.75 93.75], 'FaceColor',[0 0 0]);
rectangle('Position',[2531.25 -3000 93.75 93.75], 'FaceColor',[0 0 0]);
rectangle('Position',[2812.5 -2718.75 93.75 93.75], 'FaceColor',[1 1 1]);
rectangle('Position',[2906.25 -2718.75 93.75 93.75], 'FaceColor',[0 0 0]);
rectangle('Position',[2812.5 -2812.5 93.75 93.75], 'FaceColor',[1 1 1]);
rectangle('Position',[2906.25 -2812.5 93.75 93.75], 'FaceColor',[0 0 0]);
rectangle('Position',[2625 -2906.25 93.75 93.75], 'FaceColor',[1 1 1]);
rectangle('Position',[2718.75 -2906.25 93.75 93.75], 'FaceColor',[1 1 1]);
rectangle('Position',[2625 -3000 93.75 93.75], 'FaceColor',[0 0 0]);
rectangle('Position',[2718.75 -3000 93.75 93.75], 'FaceColor',[0 0 0]);
rectangle('Position',[2812.5 -2906.25 93.75 93.75], 'FaceColor',[1 1 1]);
rectangle('Position',[2906.25 -2906.25 93.75 93.75], 'FaceColor',[0 0 0]);
rectangle('Position',[2812.5 -3000 93.75 93.75], 'FaceColor',[0 0 0]);
rectangle('Position',[2906.25 -3000 93.75 93.75], 'FaceColor',[0 0 0]);
rectangle('Position',[562.5 -140.625 46.875 46.875], 'FaceColor',[1 1 1]);
rectangle('Position',[609.375 -140.625 46.875 46.875], 'FaceColor',[0 0 0]);
rectangle('Position',[562.5 -187.5 46.875 46.875], 'FaceColor',[1 1 1]);
rectangle('Position',[609.375 -187.5 46.875 46.875], 'FaceColor',[0 0 0]);
rectangle('Position',[562.5 -234.375 46.875 46.875], 'FaceColor',[1 1 1]);
rectangle('Position',[609.375 -234.375 46.875 46.875], 'FaceColor',[0 0 0]);
rectangle('Position',[562.5 -281.25 46.875 46.875], 'FaceColor',[1 1 1]);
rectangle('Position',[609.375 -281.25 46.875 46.875], 'FaceColor',[0 0 0]);
rectangle('Position',[562.5 -328.125 46.875 46.875], 'FaceColor',[1 1 1]);
rectangle('Position',[609.375 -328.125 46.875 46.875], 'FaceColor',[0 0 0]);
rectangle('Position',[562.5 -375 46.875 46.875], 'FaceColor',[1 1 1]);
rectangle('Position',[609.375 -375 46.875 46.875], 'FaceColor',[0 0 0]);
rectangle('Position',[562.5 -421.875 46.875 46.875], 'FaceColor',[1 1 1]);
rectangle('Position',[609.375 -421.875 46.875 46.875], 'FaceColor',[0 0 0]);
rectangle('Position',[562.5 -468.75 46.875 46.875], 'FaceColor',[1 1 1]);
rectangle('Position',[609.375 -468.75 46.875 46.875], 'FaceColor',[0 0 0]);
rectangle('Position',[562.5 -515.625 46.875 46.875], 'FaceColor',[1 1 1]);
rectangle('Position',[609.375 -515.625 46.875 46.875], 'FaceColor',[0 0 0]);
rectangle('Position',[562.5 -562.5 46.875 46.875], 'FaceColor',[1 1 1]);
rectangle('Position',[609.375 -562.5 46.875 46.875], 'FaceColor',[0 0 0]);
rectangle('Position',[562.5 -609.375 46.875 46.875], 'FaceColor',[1 1 1]);
rectangle('Position',[609.375 -609.375 46.875 46.875], 'FaceColor',[0 0 0]);
rectangle('Position',[562.5 -656.25 46.875 46.875], 'FaceColor',[1 1 1]);
rectangle('Position',[609.375 -656.25 46.875 46.875], 'FaceColor',[0 0 0]);
rectangle('Position',[562.5 -703.125 46.875 46.875], 'FaceColor',[1 1 1]);
rectangle('Position',[609.375 -703.125 46.875 46.875], 'FaceColor',[0 0 0]);
rectangle('Position',[562.5 -750 46.875 46.875], 'FaceColor',[1 1 1]);
rectangle('Position',[609.375 -750 46.875 46.875], 'FaceColor',[0 0 0]);
rectangle('Position',[1312.5 -140.625 46.875 46.875], 'FaceColor',[0 0 0]);
rectangle('Position',[1359.38 -140.625 46.875 46.875], 'FaceColor',[1 1 1]);
rectangle('Position',[1312.5 -187.5 46.875 46.875], 'FaceColor',[0 0 0]);
rectangle('Position',[1359.38 -187.5 46.875 46.875], 'FaceColor',[1 1 1]);
rectangle('Position',[1312.5 -234.375 46.875 46.875], 'FaceColor',[0 0 0]);
rectangle('Position',[1359.38 -234.375 46.875 46.875], 'FaceColor',[1 1 1]);
rectangle('Position',[1312.5 -281.25 46.875 46.875], 'FaceColor',[0 0 0]);
rectangle('Position',[1359.38 -281.25 46.875 46.875], 'FaceColor',[1 1 1]);
rectangle('Position',[1312.5 -328.125 46.875 46.875], 'FaceColor',[0 0 0]);
rectangle('Position',[1359.38 -328.125 46.875 46.875], 'FaceColor',[1 1 1]);
rectangle('Position',[1312.5 -375 46.875 46.875], 'FaceColor',[0 0 0]);
rectangle('Position',[1359.38 -375 46.875 46.875], 'FaceColor',[1 1 1]);
rectangle('Position',[1312.5 -421.875 46.875 46.875], 'FaceColor',[0 0 0]);
rectangle('Position',[1359.38 -421.875 46.875 46.875], 'FaceColor',[1 1 1]);
rectangle('Position',[1312.5 -468.75 46.875 46.875], 'FaceColor',[0 0 0]);
rectangle('Position',[1359.38 -468.75 46.875 46.875], 'FaceColor',[1 1 1]);
rectangle('Position',[1312.5 -515.625 46.875 46.875], 'FaceColor',[0 0 0]);
rectangle('Position',[1359.38 -515.625 46.875 46.875], 'FaceColor',[1 1 1]);
rectangle('Position',[1312.5 -562.5 46.875 46.875], 'FaceColor',[0 0 0]);
rectangle('Position',[1359.38 -562.5 46.875 46.875], 'FaceColor',[1 1 1]);
rectangle('Position',[1312.5 -609.375 46.875 46.875], 'FaceColor',[0 0 0]);
rectangle('Position',[1359.38 -609.375 46.875 46.875], 'FaceColor',[1 1 1]);
rectangle('Position',[1312.5 -656.25 46.875 46.875], 'FaceColor',[0 0 0]);
rectangle('Position',[1359.38 -656.25 46.875 46.875], 'FaceColor',[1 1 1]);
rectangle('Position',[1312.5 -703.125 46.875 46.875], 'FaceColor',[0 0 0]);
rectangle('Position',[1359.38 -703.125 46.875 46.875], 'FaceColor',[1 1 1]);
rectangle('Position',[1312.5 -750 46.875 46.875], 'FaceColor',[0 0 0]);
rectangle('Position',[1359.38 -750 46.875 46.875], 'FaceColor',[1 1 1]);
rectangle('Position',[656.25 -1359.38 46.875 46.875], 'FaceColor',[1 1 1]);
rectangle('Position',[703.125 -1359.38 46.875 46.875], 'FaceColor',[1 1 1]);
rectangle('Position',[656.25 -1406.25 46.875 46.875], 'FaceColor',[0 0 0]);
rectangle('Position',[703.125 -1406.25 46.875 46.875], 'FaceColor',[0 0 0]);
rectangle('Position',[750 -1359.38 46.875 46.875], 'FaceColor',[1 1 1]);
rectangle('Position',[796.875 -1359.38 46.875 46.875], 'FaceColor',[1 1 1]);
rectangle('Position',[750 -1406.25 46.875 46.875], 'FaceColor',[0 0 0]);
rectangle('Position',[796.875 -1406.25 46.875 46.875], 'FaceColor',[0 0 0]);
rectangle('Position',[1968.75 -1359.38 46.875 46.875], 'FaceColor',[0 0 0]);
rectangle('Position',[2015.62 -1359.38 46.875 46.875], 'FaceColor',[0 0 0]);
rectangle('Position',[1968.75 -1406.25 46.875 46.875], 'FaceColor',[1 1 1]);
rectangle('Position',[2015.62 -1406.25 46.875 46.875], 'FaceColor',[1 1 1]);
rectangle('Position',[1593.75 -2109.38 46.875 46.875], 'FaceColor',[1 1 1]);
rectangle('Position',[1640.62 -2109.38 46.875 46.875], 'FaceColor',[0 0 0]);
rectangle('Position',[1593.75 -2156.25 46.875 46.875], 'FaceColor',[1 1 1]);
rectangle('Position',[1640.62 -2156.25 46.875 46.875], 'FaceColor',[0 0 0]);
rectangle('Position',[1593.75 -2203.12 46.875 46.875], 'FaceColor',[1 1 1]);
rectangle('Position',[1640.62 -2203.12 46.875 46.875], 'FaceColor',[0 0 0]);
rectangle('Position',[1593.75 -2250 46.875 46.875], 'FaceColor',[1 1 1]);
rectangle('Position',[1640.62 -2250 46.875 46.875], 'FaceColor',[0 0 0]);
rectangle('Position',[2250 -2109.38 46.875 46.875], 'FaceColor',[1 1 1]);
rectangle('Position',[2296.88 -2109.38 46.875 46.875], 'FaceColor',[1 1 1]);
rectangle('Position',[2250 -2156.25 46.875 46.875], 'FaceColor',[0 0 0]);
rectangle('Position',[2296.88 -2156.25 46.875 46.875], 'FaceColor',[0 0 0]);
rectangle('Position',[2343.75 -2109.38 46.875 46.875], 'FaceColor',[1 1 1]);
rectangle('Position',[2390.62 -2109.38 46.875 46.875], 'FaceColor',[1 1 1]);
rectangle('Position',[2343.75 -2156.25 46.875 46.875], 'FaceColor',[0 0 0]);
rectangle('Position',[2390.62 -2156.25 46.875 46.875], 'FaceColor',[0 0 0]);
rectangle('Position',[2437.5 -2109.38 46.875 46.875], 'FaceColor',[1 1 1]);
rectangle('Position',[2484.38 -2109.38 46.875 46.875], 'FaceColor',[1 1 1]);
rectangle('Position',[2437.5 -2156.25 46.875 46.875], 'FaceColor',[0 0 0]);
rectangle('Position',[2484.38 -2156.25 46.875 46.875], 'FaceColor',[0 0 0]);
rectangle('Position',[2531.25 -2109.38 46.875 46.875], 'FaceColor',[1 1 1]);
rectangle('Position',[2578.12 -2109.38 46.875 46.875], 'FaceColor',[1 1 1]);
rectangle('Position',[2531.25 -2156.25 46.875 46.875], 'FaceColor',[0 0 0]);
rectangle('Position',[2578.12 -2156.25 46.875 46.875], 'FaceColor',[0 0 0]);
rectangle('Position',[2625 -2109.38 46.875 46.875], 'FaceColor',[1 1 1]);
rectangle('Position',[2671.88 -2109.38 46.875 46.875], 'FaceColor',[1 1 1]);
rectangle('Position',[2625 -2156.25 46.875 46.875], 'FaceColor',[0 0 0]);
rectangle('Position',[2671.88 -2156.25 46.875 46.875], 'FaceColor',[0 0 0]);
rectangle('Position',[2718.75 -2109.38 46.875 46.875], 'FaceColor',[1 1 1]);
rectangle('Position',[2765.62 -2109.38 46.875 46.875], 'FaceColor',[1 1 1]);
rectangle('Position',[2718.75 -2156.25 46.875 46.875], 'FaceColor',[0 0 0]);
rectangle('Position',[2765.62 -2156.25 46.875 46.875], 'FaceColor',[0 0 0]);
rectangle('Position',[2812.5 -2109.38 46.875 46.875], 'FaceColor',[1 1 1]);
rectangle('Position',[2859.38 -2109.38 46.875 46.875], 'FaceColor',[1 1 1]);
rectangle('Position',[2812.5 -2156.25 46.875 46.875], 'FaceColor',[0 0 0]);
rectangle('Position',[2859.38 -2156.25 46.875 46.875], 'FaceColor',[0 0 0]);
rectangle('Position',[1593.75 -2296.88 46.875 46.875], 'FaceColor',[1 1 1]);
rectangle('Position',[1640.62 -2296.88 46.875 46.875], 'FaceColor',[0 0 0]);
rectangle('Position',[1593.75 -2343.75 46.875 46.875], 'FaceColor',[1 1 1]);
rectangle('Position',[1640.62 -2343.75 46.875 46.875], 'FaceColor',[0 0 0]);
rectangle('Position',[1593.75 -2390.62 46.875 46.875], 'FaceColor',[1 1 1]);
rectangle('Position',[1640.62 -2390.62 46.875 46.875], 'FaceColor',[0 0 0]);
rectangle('Position',[1593.75 -2437.5 46.875 46.875], 'FaceColor',[1 1 1]);
rectangle('Position',[1640.62 -2437.5 46.875 46.875], 'FaceColor',[0 0 0]);
rectangle('Position',[1593.75 -2484.38 46.875 46.875], 'FaceColor',[1 1 1]);
rectangle('Position',[1640.62 -2484.38 46.875 46.875], 'FaceColor',[0 0 0]);
rectangle('Position',[1593.75 -2531.25 46.875 46.875], 'FaceColor',[1 1 1]);
rectangle('Position',[1640.62 -2531.25 46.875 46.875], 'FaceColor',[0 0 0]);
rectangle('Position',[1593.75 -2578.12 46.875 46.875], 'FaceColor',[1 1 1]);
rectangle('Position',[1640.62 -2578.12 46.875 46.875], 'FaceColor',[0 0 0]);
rectangle('Position',[1593.75 -2625 46.875 46.875], 'FaceColor',[1 1 1]);
rectangle('Position',[1640.62 -2625 46.875 46.875], 'FaceColor',[0 0 0]);
rectangle('Position',[1593.75 -2671.88 46.875 46.875], 'FaceColor',[1 1 1]);
rectangle('Position',[1640.62 -2671.88 46.875 46.875], 'FaceColor',[0 0 0]);
rectangle('Position',[1593.75 -2718.75 46.875 46.875], 'FaceColor',[1 1 1]);
rectangle('Position',[1640.62 -2718.75 46.875 46.875], 'FaceColor',[0 0 0]);
rectangle('Position',[1593.75 -2765.62 46.875 46.875], 'FaceColor',[1 1 1]);
rectangle('Position',[1640.62 -2765.62 46.875 46.875], 'FaceColor',[0 0 0]);
rectangle('Position',[1593.75 -2812.5 46.875 46.875], 'FaceColor',[1 1 1]);
rectangle('Position',[1640.62 -2812.5 46.875 46.875], 'FaceColor',[0 0 0]);
rectangle('Position',[1593.75 -2859.38 46.875 46.875], 'FaceColor',[1 1 1]);
rectangle('Position',[1640.62 -2859.38 46.875 46.875], 'FaceColor',[0 0 0]);
rectangle('Position',[1593.75 -2906.25 46.875 46.875], 'FaceColor',[1 1 1]);
rectangle('Position',[1640.62 -2906.25 46.875 46.875], 'FaceColor',[0 0 0]);
X=[2800,2625,2437.5,2343.75,2250,2250,1875,1687.5,1500,1312.5,1125,1125,1012.5,750,609.375,609.375,609.375,609.375,562.5,375,200,200];
Y=[-2800,-2625,-2437.5,-2418.75,-2343.75,-2250,-1875,-1875,-1837.5,-1687.5,-1500,-1312.5,-1125,-900,-750,-703.125,-656.25,-609.375,-562.5,-375,-200,-200];
hold on;
plot(X,Y,'r');
plot(X,Y,'bo');
legend('10772.4','Location','southoutside');
